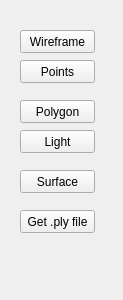
<?xml version="1.0" encoding="UTF-8"?>
<ui version="4.0">
 <class>Settings</class>
 <widget class="QWidget" name="Settings">
  <property name="geometry">
   <rect>
    <x>0</x>
    <y>0</y>
    <width>123</width>
    <height>300</height>
   </rect>
  </property>
  <property name="windowTitle">
   <string>Settings</string>
  </property>
  <widget class="QPushButton" name="pushButton">
   <property name="geometry">
    <rect>
     <x>20</x>
     <y>30</y>
     <width>75</width>
     <height>23</height>
    </rect>
   </property>
   <property name="text">
    <string>Wireframe</string>
   </property>
  </widget>
  <widget class="QPushButton" name="pushButton_2">
   <property name="geometry">
    <rect>
     <x>20</x>
     <y>60</y>
     <width>75</width>
     <height>23</height>
    </rect>
   </property>
   <property name="text">
    <string>Points</string>
   </property>
  </widget>
  <widget class="QPushButton" name="pushButton_3">
   <property name="geometry">
    <rect>
     <x>20</x>
     <y>130</y>
     <width>75</width>
     <height>23</height>
    </rect>
   </property>
   <property name="text">
    <string>Light</string>
   </property>
  </widget>
  <widget class="QPushButton" name="pushButton_4">
   <property name="geometry">
    <rect>
     <x>20</x>
     <y>210</y>
     <width>75</width>
     <height>23</height>
    </rect>
   </property>
   <property name="text">
    <string>Get .ply file</string>
   </property>
  </widget>
  <widget class="QPushButton" name="pushButton_5">
   <property name="geometry">
    <rect>
     <x>20</x>
     <y>170</y>
     <width>75</width>
     <height>23</height>
    </rect>
   </property>
   <property name="text">
    <string>Surface</string>
   </property>
  </widget>
  <widget class="QPushButton" name="pushButton_6">
   <property name="geometry">
    <rect>
     <x>20</x>
     <y>100</y>
     <width>75</width>
     <height>23</height>
    </rect>
   </property>
   <property name="text">
    <string>Polygon</string>
   </property>
  </widget>
 </widget>
 <layoutdefault spacing="6" margin="11"/>
 <resources/>
 <connections/>
</ui>
